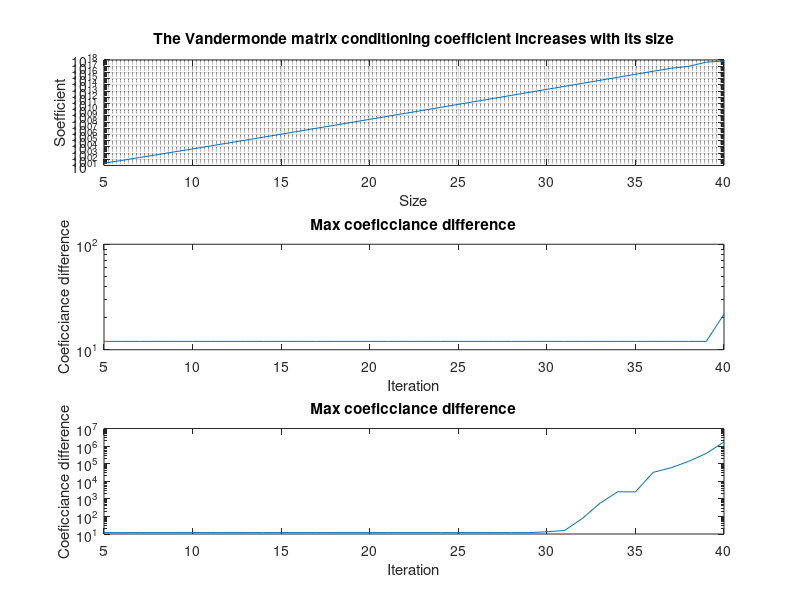

Reproduce this figure in MATLAB.
function [matrix_condition_numbers, max_coefficients_difference_1, max_coefficients_difference_2] = zadanie3()
% Zwracane są trzy wektory wierszowe:
% matrix_condition_numbers - współczynniki uwarunkowania badanych macierzy Vandermonde
% max_coefficients_difference_1 - maksymalna różnica między referencyjnymi a obliczonymi współczynnikami wielomianu,
%       gdy b zawiera wartości funkcji liniowej
% max_coefficients_difference_2 - maksymalna różnica między referencyjnymi a obliczonymi współczynnikami wielomianu,
%       gdy b zawiera zaburzone wartości funkcji liniowej

N = 5:40;

%% chart 1
matrix_condition_numbers = zeros(1, length(N));
for i = 5:40
    V = vandermonde_matrix(i);
    C = cond(V);
    matrix_condition_numbers(i - 4) = C;
end

subplot(3,1,1);
semilogy(5:40, matrix_condition_numbers);
title('The Vandermonde matrix conditioning coefficient increases with its size');
xlabel ('Size');
ylabel('Soefficient');
grid on;

%% chart 2
max_coefficients_difference_1 = zeros(1, length(N));
a1 = randi([20,30]);
for i = 1:length(N)
    ni = N(i);
    V = vandermonde_matrix(ni);
    
    % Niech wektor b zawiera wartości funkcji liniowej
    b = linspace(0,a1,ni)';
    reference_coefficients = [ 0; a1; zeros(ni-2,1) ]; % tylko a1 jest niezerowy
    
    % Wyznacznie współczynników wielomianu interpolującego
    calculated_coefficients = V \ b;

    max_coefficients_difference_1(i) = max(abs(calculated_coefficients-reference_coefficients));
end

subplot(3,1,2);
semilogy(N, max_coefficients_difference_1);
title('Max coeficciance difference');
xlabel ('Iteration');
ylabel('Coeficciance difference');

%% chart 3
max_coefficients_difference_2 = zeros(1, length(N));
for i = 1:length(N)
    ni = N(i);
    V = vandermonde_matrix(ni);
    
    % Niech wektor b zawiera wartości funkcji liniowej nieznacznie zaburzone
    b = linspace(0,a1,ni)' + rand(ni,1)*1e-10;
    reference_coefficients = [ 0; a1; zeros(ni-2,1) ]; % tylko a1 jest niezerowy
    
    % Wyznacznie współczynników wielomianu interpolującego
    calculated_coefficients = V \ b;
    
    max_coefficients_difference_2(i) = max(abs(calculated_coefficients-reference_coefficients));
end

subplot(3,1,3);
semilogy(N, max_coefficients_difference_2);
title('Max coeficciance difference');
xlabel ('Iteration');
ylabel('Coeficciance difference');

end


function V = vandermonde_matrix(N)
    % Generuje macierz Vandermonde dla N równomiernie rozmieszczonych w przedziale [-1, 1] węzłów interpolacji
    x_coarse = linspace(-1,1,N);
    V = [];

     for i = 1:N
        for j = 1:N
            V(i,j) = x_coarse(i)^(j - 1);
        end
    end
end